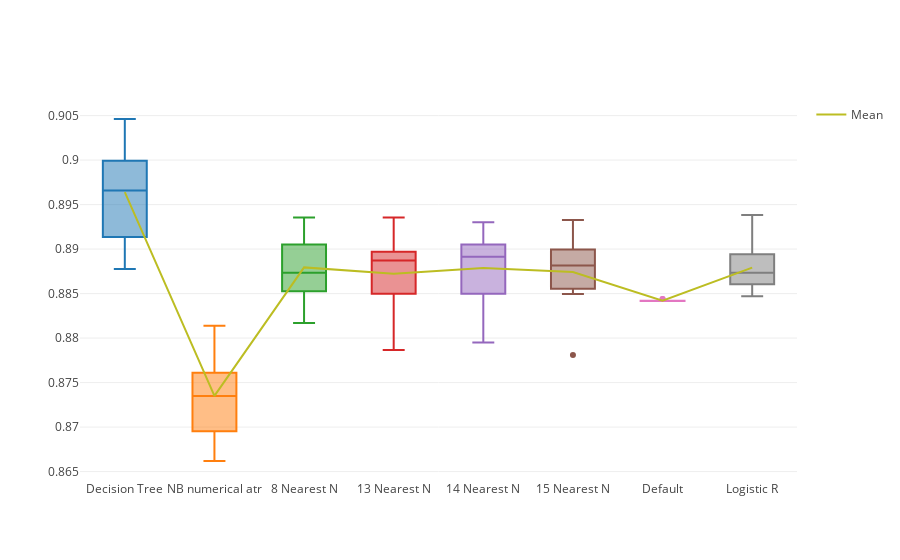

The notebook cell saved with this chart:
### Code cell
data = []
for col in scores.columns:
    data.append(go.Box(y=scores[col], name=col, showlegend=False))

data.append(go.Scatter(x=scores.columns, y = scores.mean(), mode='lines', name='Mean'))
iplot(data)

### Figure 1 — Plotly figure (JSON) as saved in the notebook; plotly's stock layout.template omitted (floating-point values rounded to 4 significant figures)
{"data": [{"name": "Decision Tree", "showlegend": false, "type": "box", "uid": "ea3d0b1d-1ae8-4253-b503-7989114ee020", "y": [0.8911, 0.896, 0.8913, 0.8878, 0.8966, 0.9046, 0.8999, 0.9024, 0.8966, 0.8977]}, {"name": "NB numerical atr", "showlegend": false, "type": "box", "uid": "a9168c06-0538-4274-9a3e-a1bd1b00c66b", "y": [0.8695, 0.8734, 0.8748, 0.8681, 0.8714, 0.8806, 0.8662, 0.8814, 0.8736, 0.8761]}, {"name": "8 Nearest N", "showlegend": false, "type": "box", "uid": "282de067-07de-4c77-86f3-5d5c87e9f095", "y": [0.8817, 0.8872, 0.8875, 0.8853, 0.89, 0.8936, 0.8905, 0.8853, 0.8869, 0.8916]}, {"name": "13 Nearest N", "showlegend": false, "type": "box", "uid": "ce644228-dc13-4ad8-9277-e4ad031625d5", "y": [0.8787, 0.885, 0.8897, 0.8825, 0.8889, 0.8936, 0.8911, 0.8886, 0.8852, 0.8891]}, {"name": "14 Nearest N", "showlegend": false, "type": "box", "uid": "934f35e4-bd27-42ff-9162-2bcda94d3245", "y": [0.8795, 0.885, 0.8902, 0.8864, 0.888, 0.893, 0.8905, 0.8902, 0.8844, 0.8916]}, {"name": "15 Nearest N", "showlegend": false, "type": "box", "uid": "be45ca37-80fc-4734-a420-3808d0207166", "y": [0.8781, 0.8855, 0.8897, 0.8861, 0.8869, 0.8933, 0.8902, 0.89, 0.885, 0.8894]}, {"name": "Default", "showlegend": false, "type": "box", "uid": "fe8984a1-6f8e-439d-9ece-ff7929c1ac3f", "y": [0.8842, 0.8842, 0.8842, 0.8842, 0.8842, 0.8842, 0.8842, 0.8842, 0.8844, 0.8844]}, {"name": "Logistic R", "showlegend": false, "type": "box", "uid": "14950e04-1317-4e03-9a48-4ed0244cf679", "y": [0.8867, 0.8864, 0.888, 0.8853, 0.8847, 0.8938, 0.8894, 0.8908, 0.888, 0.8861]}, {"mode": "lines", "name": "Mean", "type": "scatter", "uid": "345814af-2f77-4b23-ab3e-df54021c2ddb", "x": ["Decision Tree", "NB numerical atr", "8 Nearest N", "13 Nearest N", "14 Nearest N", "15 Nearest N", "Default", "Logistic R"], "y": [0.8964, 0.8735, 0.8879, 0.8872, 0.8879, 0.8874, 0.8842, 0.8879]}], "layout": {}}
